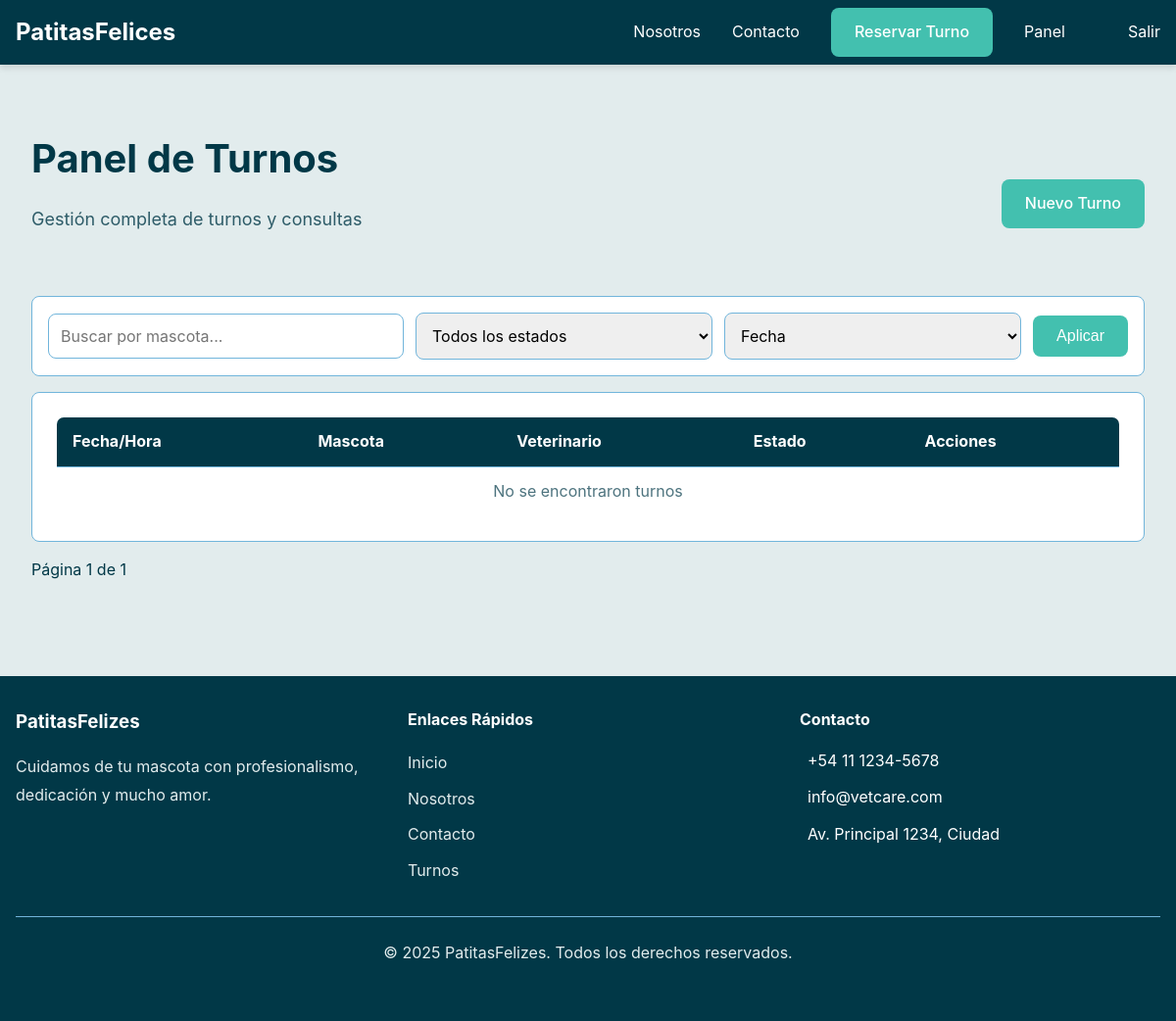
Before: /panel/turnos/ (signed in) with the older database file.
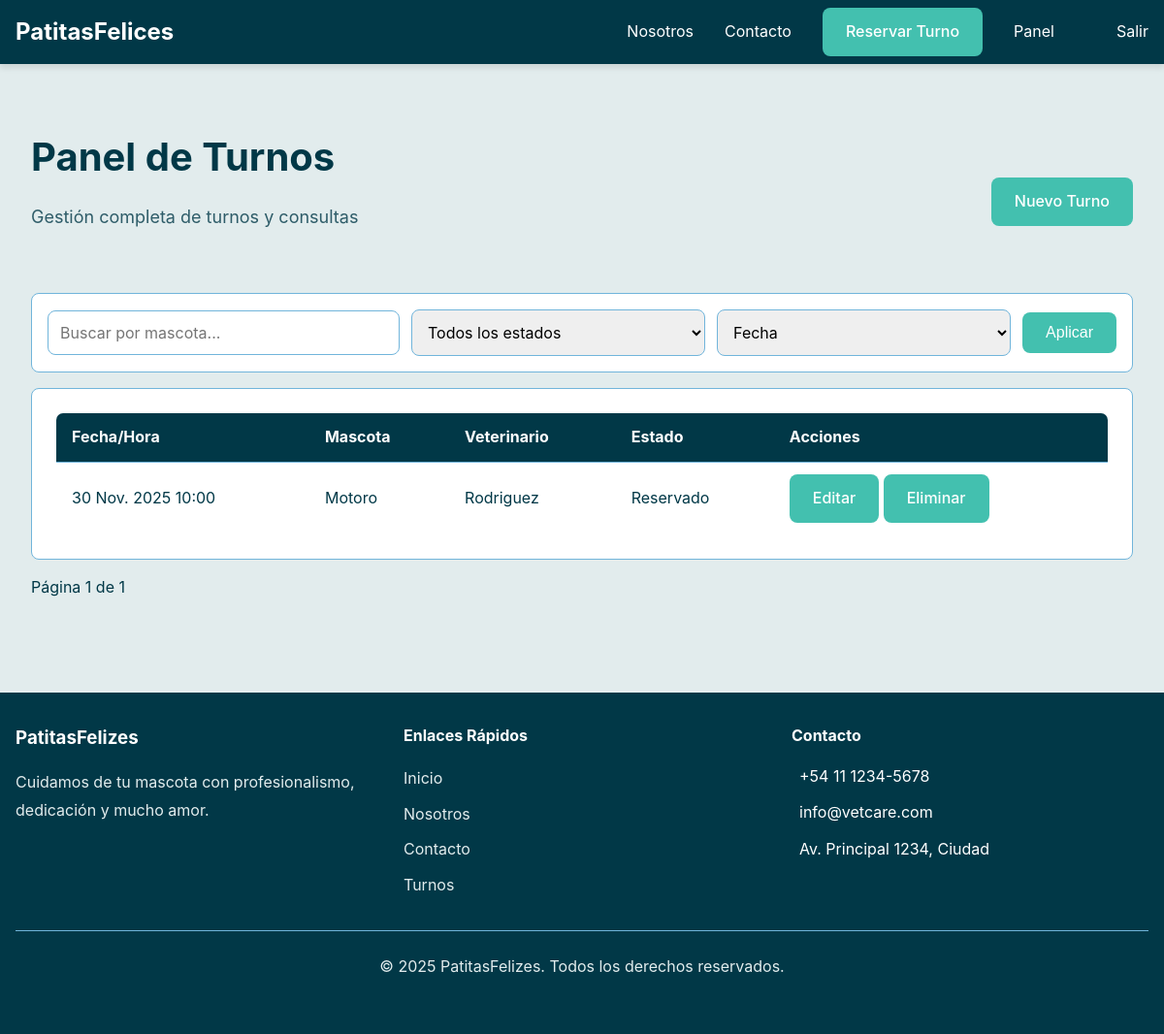
After: the same page with the newer database file.
### App/models.py (models this page shows, shortened)
class Turno(models.Model):
    id_turno = models.AutoField(primary_key=True)
    mascota = models.ForeignKey(Mascota, on_delete=models.CASCADE, related_name='turnos', verbose_name="Mascota")
    veterinario = models.ForeignKey(Veterinario, on_delete=models.PROTECT, related_name='turnos_asignados', verbose_name="Veterinario Asignado")
    fecha = models.DateField(verbose_name="Fecha del Turno")
    hora = models.TimeField(verbose_name="Hora del Turno")
    estado = models.CharField(max_length=20, choices=ESTADO_CHOICES, default='DISPONIBLE', verbose_name="Estado del Turno")
    class Meta:
        verbose_name = "Turno"
        verbose_name_plural = "Turnos"
        unique_together = ('fecha', 'hora', 'veterinario') # Para evitar doble reserva a la misma hora con el mismo veterinario
        ordering = ['fecha', 'hora']

class Mascota(models.Model):
    id_mascota = models.AutoField(primary_key=True)
    nombre = models.CharField(max_length=50, verbose_name="Nombre de la Mascota")
    especie = models.CharField(max_length=50, verbose_name="Especie (Ej: Perro, Gato)")
    raza = models.CharField(max_length=50, blank=True, null=True, verbose_name="Raza (Opcional)")
    fecha_nacimiento = models.DateField(blank=True, null=True, verbose_name="Fecha de Nacimiento")
    duenio = models.ForeignKey(Usuario, on_delete=models.CASCADE, related_name='mascotas', verbose_name="Dueño")
    class Meta:
        verbose_name = "Mascota"
        verbose_name_plural = "Mascotas"
        ordering = ['nombre']

class Veterinario(models.Model):
    id_veterinario = models.AutoField(primary_key=True)
    usuario = models.OneToOneField(Usuario, on_delete=models.CASCADE, related_name='perfil_veterinario', verbose_name="Usuario Asociado")
    especialidad = models.CharField(max_length=100, verbose_name="Especialidad (Ej: Cirugía, Clínica General)")
    class Meta:
        verbose_name = "Veterinario"
        verbose_name_plural = "Veterinarios"

class Usuario(models.Model):
    id_usuario = models.AutoField(primary_key=True)
    nombre = models.CharField(max_length=50)
    apellido = models.CharField(max_length=50)
    email = models.EmailField(max_length=100, unique=True, verbose_name="Correo Electrónico")
    contrasena = models.CharField(max_length=255, validators=[MinLengthValidator(8)], verbose_name="Contraseña (Hash)")
    telefono = models.CharField(max_length=20, blank=True, null=True, verbose_name="Teléfono de Contacto")
    direccion = models.CharField(max_length=200, blank=True, null=True, verbose_name="Dirección")
    rol = models.ForeignKey(Rol, on_delete=models.PROTECT, verbose_name="Rol del Usuario")
    user = models.OneToOneField(User, on_delete=models.CASCADE, related_name='usuario_profile', null=True, blank=True, verbose_name="Usuario de Autenticación")
    class Meta:
        verbose_name = "Usuario"
        verbose_name_plural = "Usuarios"
        ordering = ['apellido', 'nombre']

### App/views.py (the view)
# urls.py: path('panel/turnos/', turnos_admin_list, name='turnos_admin_list'),
@login_required
@requires_roles('Administrador general', 'Recepcionista')
def turnos_admin_list(request):
    q = request.GET.get('q', '').strip()
    estado = request.GET.get('estado', '')
    order = request.GET.get('order', 'fecha')
    turnos_qs = Turno.objects.select_related('mascota', 'veterinario')
    if q:
        turnos_qs = turnos_qs.filter(mascota__nombre__icontains=q)
    if estado:
        turnos_qs = turnos_qs.filter(estado=estado)
    if order:
        turnos_qs = turnos_qs.order_by(order)
    paginator = Paginator(turnos_qs, 10)
    page_obj = paginator.get_page(request.GET.get('page'))
    usuario = getattr(request.user, 'usuario_profile', None)
    rol_nombre = usuario.rol.nombre_rol if usuario and usuario.rol else ''
    return render(request, 'Page/TurnosAdmin/List.html', {'page_obj': page_obj, 'q': q, 'estado': estado, 'order': order, 'rol_nombre': rol_nombre})

### App/utils/permissions.py (called while the page is built)
def requires_roles(*role_names):
    def decorator(view_func):
        @wraps(view_func)
        def _wrapped(request, *args, **kwargs):
            usuario = getattr(request.user, 'usuario_profile', None)
            if request.user.is_superuser:
                return view_func(request, *args, **kwargs)
            if not usuario or not usuario.rol or usuario.rol.nombre_rol not in role_names:
                messages.error(request, 'No tienes permisos para acceder a esta sección')
                return redirect('Index')
            return view_func(request, *args, **kwargs)
        return _wrapped
    return decorator

### App/templates/Page/TurnosAdmin/List.html (shortened to what this page needs)
{% extends 'Base.html' %}
{% load lucide %}
{% block content %}
<section class="section">
  <div class="container">
    <div class="header-actions">
      <div>
        <h2 class="section-title" style="display:flex; align-items:center; gap:0.5rem;">{% lucide "calendar-days" %} Panel de Turnos</h2>
        <p class="section-subtitle">Gestión completa de turnos y consultas</p>
      </div>
      {% if request.user.is_superuser or rol_nombre == 'Administrador general' or rol_nombre == 'Recepcionista' %}
        <a href="/panel/turnos/nuevo/" class="btn">{% lucide "plus" %} Nuevo Turno</a>
      {% endif %}
    </div>
    <form method="get" class="filter-card" style="display:flex; flex-wrap:wrap; gap:0.75rem; align-items:center;">
      <div style="flex:1 1 280px;">
        <input type="text" name="q" value="{{ q }}" class="form-input" placeholder="Buscar por mascota..." />
      </div>
      <div style="flex:1 1 220px;">
        <select name="estado" class="form-select">
          <option value="">Todos los estados</option>
        </select>
      </div>
      <div style="flex:1 1 220px;">
        <select name="order" class="form-select">
          <option value="fecha" {% if order == 'fecha' %}selected{% endif %}>Fecha</option>
        </select>
      </div>
      <button class="btn" type="submit">Aplicar</button>
    </form>
    <div class="card">
      <table class="table">
        <thead>
          <tr>
            <th>Fecha/Hora</th>
            <th>Mascota</th>
            <th>Veterinario</th>
            <th>Estado</th>
            <th>Acciones</th>
          </tr>
        </thead>
        <tbody>
          {% for t in page_obj.object_list %}
          <tr>
            <td>{{ t.fecha }} {{ t.hora }}</td>
            <td>{{ t.mascota.nombre }}</td>
            <td>{{ t.veterinario.usuario.apellido }}</td>
            <td>{{ t.get_estado_display }}</td>
            <td>
              {% if request.user.is_superuser or rol_nombre == 'Administrador general' or rol_nombre == 'Recepcionista' %}
                <a href="/panel/turnos/editar/{{ t.id_turno }}/" class="btn">Editar</a>
                <a href="/panel/turnos/eliminar/{{ t.id_turno }}/" class="btn">Eliminar</a>
              {% endif %}
            </td>
          </tr>
          {% empty %}
          <tr>
            <td colspan="5" style="text-align:center; color: rgba(1,56,71,0.7);">No se encontraron turnos</td>
          </tr>
          {% endfor %}
        </tbody>
      </table>
    </div>
    <div style="margin-top:1rem; display:flex; gap:0.5rem; align-items:center;">
      <span>Página {{ page_obj.number }} de {{ page_obj.paginator.num_pages }}</span>
    </div>
  </div>
{% endblock %}

### App/templates/Base.html (shortened to what this page needs)
{% load static %}
{% load lucide %}
<!DOCTYPE html>
<html lang="es">
<head>
    <link rel="stylesheet" href="{% static 'css/Style.css' %}">
</head>
<body>
    <nav class="navbar" id="header">
        <div class="container">
            <div class="navbar-content">
                <a href="/" class="navbar-logo">{% lucide "paw-print" %} PatitasFelices</a>
                <ul class="navbar-menu" id="navMenu">
                    <li><a href="/nosotros">Nosotros</a></li>
                    <li><a href="/contacto">Contacto</a></li>
                    <li><a href="/turnos" class="btn">Reservar Turno</a></li>
                    {% if request.user.is_authenticated %}
                      <li><a href="/administracion">Panel</a></li>
                      <li><a href="/logout" aria-label="Salir">Salir {% lucide "log-out" %}</a></li>
                    {% else %}
                      <li><a href="/login" aria-label="Ingresar">{% lucide "log-in" %} Ingresar</a></li>
                    {% endif %}
                </ul>
            </div>
        </div>
    </nav>
    <main>
        {% block content %}{% endblock %}
    </main>
    <footer class="footer">
        <div class="container">
            <div class="footer-content">
                <div class="footer-grid">
                    <div class="footer-section">
                        <h3>{% lucide "paw-print" %} PatitasFelizes</h3>
                        <p>Cuidamos de tu mascota con profesionalismo, dedicación y mucho amor.</p>
                    </div>
                    <div class="footer-section">
                        <h4>Enlaces Rápidos</h4>
                        <div class="footer-links">
                            <a href="/">Inicio</a>
                            <a href="/nosotros">Nosotros</a>
                            <a href="/contacto">Contacto</a>
                            <a href="/turnos">Turnos</a>
                        </div>
                    </div>
                    <div class="footer-section">
                        <h4>Contacto</h4>
                        <div class="footer-contact-item">
                            <span>+54 11 1234-5678</span>
                        </div>
                        <div class="footer-contact-item">
                            <span>info@vetcare.com</span>
                        </div>
                        <div class="footer-contact-item">
                            <span>Av. Principal 1234, Ciudad</span>
                        </div>
                    </div>
                </div>
                <div class="footer-bottom">
                    <p>&copy; 2025 PatitasFelizes. Todos los derechos reservados.</p>
                </div>
            </div>
        </div>
    </footer>
</body>
</html>

### App/static/css/Style.css (style rules this page uses)
* { margin: 0; padding: 0; box-sizing: border-box; }
:root { --background: #e2eced; --foreground: #013847; --card: #ffffff; --card-foreground: #013847; --primary: #43c0af; --primary-hover: #3ab09f; --secondary: #71b5db; --dark-blue: #013847; --turquoise: #43c0af; --light-blue: #71b5db; --light-cyan: #e2eced; --radius: 0.5rem; }
body { font-family: -apple-system, BlinkMacSystemFont, "Segoe UI", "Roboto", "Oxygen", "Ubuntu", "Cantarell", sans-serif; background-color: var(--background); color: var(--foreground); line-height: 1.6; min-height: 100vh; }
.container { max-width: 1200px; margin: 0 auto; padding: 0 1rem; }
.navbar { background-color: var(--dark-blue); color: white; position: sticky; top: 0; z-index: 1000; box-shadow: 0 4px 6px rgba(0, 0, 0, 0.1); }
.navbar-content { display: flex; justify-content: space-between; align-items: center; padding: 1rem; }
.navbar-logo { font-size: 1.5rem; font-weight: bold; color: white; text-decoration: none; }
.navbar-menu { display: flex; gap: 2rem; align-items: center; list-style: none; }
.navbar-menu a { color: white; text-decoration: none; transition: color 0.3s; }
.btn { background-color: var(--turquoise); color: white; padding: 0.75rem 1.5rem; border-radius: var(--radius); border: none; cursor: pointer; text-decoration: none; display: inline-block; transition: background-color 0.3s; font-size: 1rem; font-weight: 500; }
.section { padding: 4rem 1rem; }
.section-title { font-size: 2.5rem; font-weight: bold; color: var(--dark-blue); text-align: center; margin-bottom: 1rem; }
.section-subtitle { font-size: 1.125rem; color: rgba(1, 56, 71, 0.8); text-align: center; margin-bottom: 3rem; max-width: 800px; margin-left: auto; margin-right: auto; }
.table { width: 100%; border-collapse: collapse; border: 1px solid var(--light-blue); border-radius: var(--radius); overflow: hidden; }
.table thead { background-color: var(--dark-blue); color: white; }
.table th, .table td { padding: 0.75rem 1rem; border-bottom: 1px solid var(--light-blue); text-align: left; }
.table tr:last-child td { border-bottom: none; }
.header-actions { display: flex; justify-content: space-between; align-items: center; margin-bottom: 1rem; }
.filter-card { border: 1px solid var(--light-blue); border-radius: var(--radius); padding: 1rem; background-color: white; margin-bottom: 1rem; }
.card { background-color: white; border: 1px solid var(--light-blue); border-radius: var(--radius); padding: 1.5rem; transition: box-shadow 0.3s; }
.footer { background-color: var(--dark-blue); color: white; margin-top: 2rem; }
.footer-content { padding: 2rem 0.5rem; }
.footer-grid { display: grid; grid-template-columns: repeat(auto-fit, minmax(250px, 1fr)); gap: 2rem; margin-bottom: 2rem; }
.footer-section h3, .footer-section h4 { margin-bottom: 1rem; }
.footer-section p, .footer-section a { color: var(--light-cyan); line-height: 1.8; }
.footer-links { display: flex; flex-direction: column; gap: 0.5rem; }
.footer-links a { text-decoration: none; transition: color 0.3s; }
.footer-contact-item { display: flex; align-items: center; gap: 0.5rem; margin-bottom: 0.75rem; }
.footer-bottom { border-top: 1px solid var(--light-blue); padding: 1.5rem 1rem; text-align: center; color: var(--light-cyan); }
.navbar > .container, .footer > .container { max-width: 100%; padding-left: 0.5rem; padding-right: 0.5rem; }
.navbar-content { padding: 0.5rem; }
.form-input, .form-select, .form-textarea { width: 100%; padding: 0.75rem; border: 1px solid var(--light-blue); border-radius: var(--radius); font-size: 1rem; font-family: inherit; }

Changed rows visible on the page:
added Turno: fecha "30 Nov. 2025", hora "10:00", mascota.nombre "Motoro", veterinario.usuario.apellido "Rodriguez", estado "Reservado"
Other visible differences:
text no longer shown: "No se encontraron turnos"
